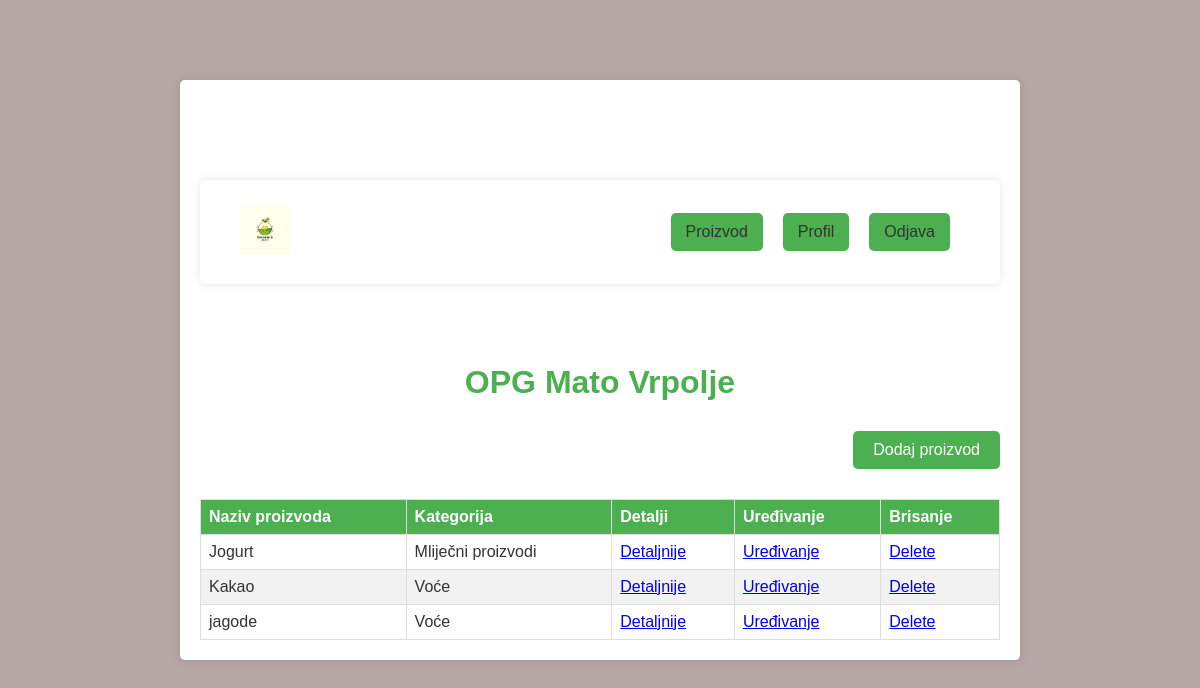
The page /list_products (signed in) on the database as committed earlier.
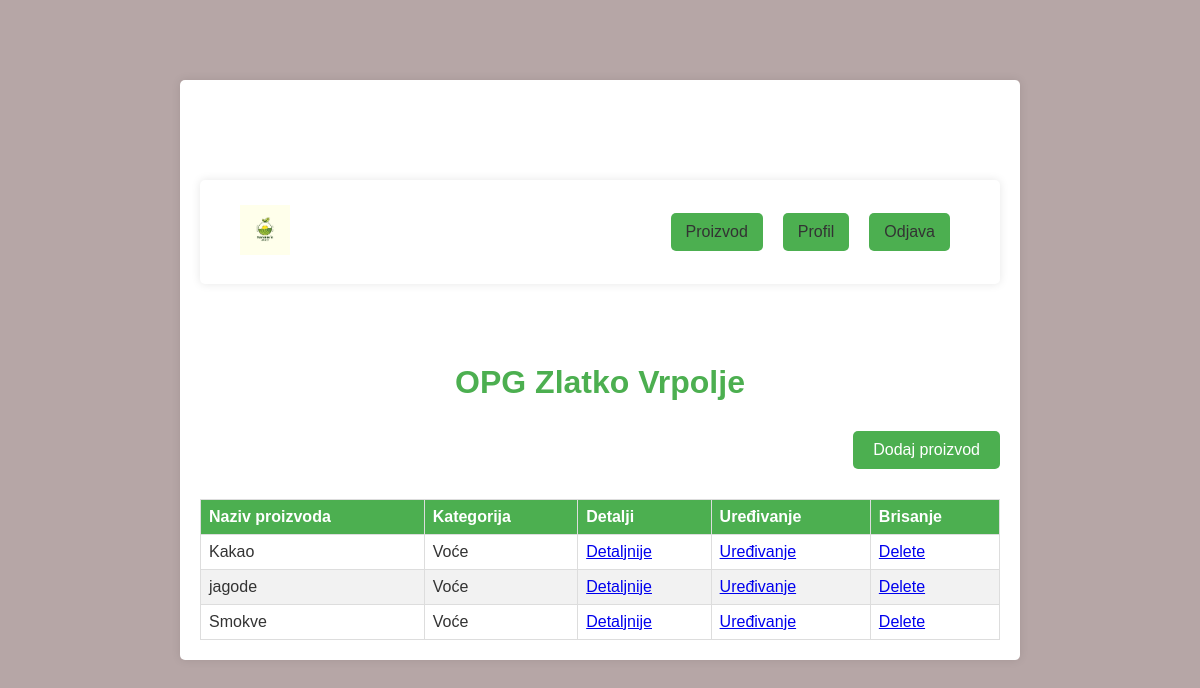
The same page on the database as committed later.
### farmapp/models.py (models this page shows, shortened)
class Farm(models.Model):
    user = models.OneToOneField(User, on_delete=models.CASCADE)
    ime = models.CharField("Ime", max_length=30)
    prezime = models.CharField("Prezime", max_length=30)
    naziv_opg = models.CharField("Naziv OPG-a", max_length=100)
    adresa = models.CharField(max_length=255)
    telefon = models.IntegerField("Telefon")
    email = models.EmailField()
    email_potvrda = models.EmailField()

class Product(models.Model):
    CATEGORY_CHOICES = [
        ('milk_product', 'Mliječni proizvodi'),
        ('fruit_product', 'Voće'),
        ('vegetables_product', 'Povrće'),
    ]
    farm = models.ForeignKey(Farm, on_delete=models.CASCADE)
    name = models.CharField(max_length=100)
    category = models.CharField(max_length=20, choices=CATEGORY_CHOICES)
    detail = models.TextField()

### farmapp/views.py (the view)
# urls.py: path('list_products', views.list_products, name="list_products"),
@login_required
def list_products(request):
    user_profile = Farm.objects.get(user=request.user)
    products = Product.objects.filter(farm=user_profile)
    return render(request, 'farmapp/product_list.html', {'products': products, 'user_profile': user_profile})

### farmapp/templates/farmapp/product_list.html (shortened to what this page needs)
{% extends 'farmapp/main.html' %}
{% load static %}
{% block site_css %}<link rel="stylesheet" href="{% static 'farmapp/product_list.css' %}">{% endblock %}
{% block content %}
{% include 'farmapp/header.html' %}
    {% if user_profile %}
        <h1 class="prodlist__name">{{ user_profile.naziv_opg }}</h1>
    {% else %}
        <h1>Opg ne postoji</h1>
    {% endif %}
    <div class="prodlist__addprod">
        <a href="{% url 'add_product' %}">Dodaj proizvod</a>
    </div>
    <table>
        <thead>
            <tr>
                <th>Naziv proizvoda</th>
                <th>Kategorija</th>
                <th>Detalji</th>
                <th>Uređivanje</th>
                <th>Brisanje</th>
            </tr>
        </thead>
        <tbody>
            {% for product in products %}
            <tr>
                <td>{{ product.name }}</td>
                <td>{{ product.get_category_display }}</td>
                <td><a href="{% url 'product_details' product.id %}">Detaljnije</a></td>
                <td><a href="{% url 'edit_product' product.id %}">Uređivanje</a></td>
                <td><a href="{% url 'delete_product' product.id %}" class="delete-link" onclick="return confirmDelete()">Delete</a></td>
            </tr>
            {% empty %}
            <tr>
                <td colspan="3">No products available.</td>
            </tr>
            {% endfor %}
        </tbody>
    </table>
{% endblock %}

Rows that differ between the two databases and show on the page:
removed Product: name "Jogurt", category "Mliječni proizvodi"
changed Farm: naziv_opg "OPG Mato Vrpolje" → "OPG Zlatko Vrpolje"
added Product: name "Smokve", category "Voće"
